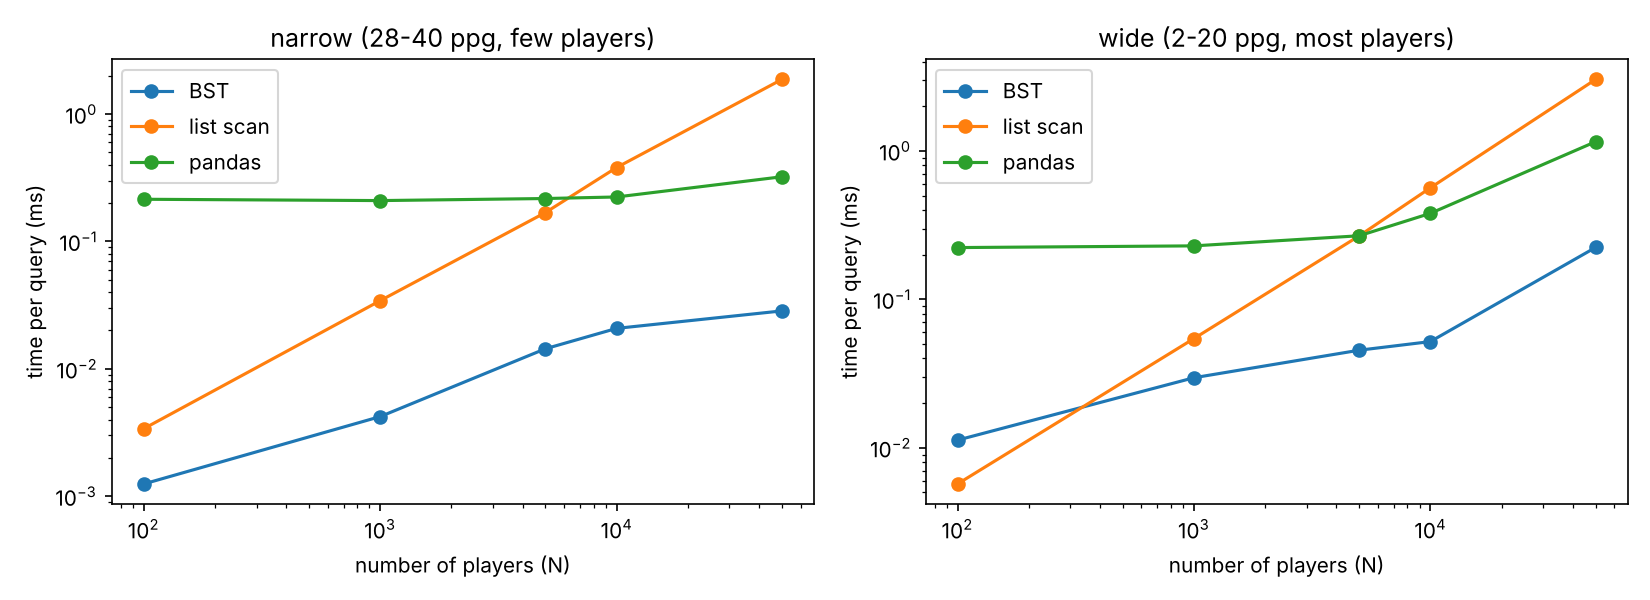

Recreate this plot in Python.
"""Bootstrap benchmark: BST range query vs. list scan vs. pandas filter.

Run with:  python3 benchmark.py
Prints a table of times and saves benchmark.png.
"""

import random
import time

import matplotlib
matplotlib.use("Agg")               # draw to a file, no window needed
import matplotlib.pyplot as plt
import pandas as pd

from player_bst import PlayerBST

SIZES = [100, 1000, 5000, 10000, 50000]   # number of players to test
REPEATS = 50                              # run each query this many times
QUERIES = {"narrow (28-40 ppg, few players)": (28.0, 40.0),
           "wide (2-20 ppg, most players)": (2.0, 20.0)}


def make_players(n):
    """Make n fake players. Most score a little, a few score a lot."""
    players = []
    for i in range(n):
        ppg = min(round(random.expovariate(1 / 8), 1), 40.0)
        players.append({"name": f"Player{i}", "ppg": ppg})
    return players


def average_time(function):
    """Call function REPEATS times; return the average time in milliseconds."""
    start = time.perf_counter()
    for _ in range(REPEATS):
        function()
    return (time.perf_counter() - start) / REPEATS * 1000


def main():
    random.seed(20312)
    # times[query name][method name] = list of times, one per size
    times = {q: {"BST": [], "list scan": [], "pandas": []} for q in QUERIES}

    for n in SIZES:
        players = make_players(n)

        # Build the three structures from the same players.
        tree = PlayerBST()
        for player in players:
            tree.insert(player["ppg"], player)
        frame = pd.DataFrame(players)

        print(f"\nN = {n}  (tree height {tree.height()})")
        for name, (lo, hi) in QUERIES.items():
            # The three ways to answer "who has lo <= ppg <= hi?"
            def use_bst():
                return tree.range_query(lo, hi)

            def use_list():
                return [p for p in players if lo <= p["ppg"] <= hi]

            def use_pandas():
                return frame[(frame["ppg"] >= lo) & (frame["ppg"] <= hi)]

            # All three must find the same number of players.
            k = len(use_bst())
            assert k == len(use_list()) == len(use_pandas())

            print(f"  {name}: K = {k}")
            for method, function in [("BST", use_bst),
                                     ("list scan", use_list),
                                     ("pandas", use_pandas)]:
                ms = average_time(function)
                times[name][method].append(ms)
                print(f"    {method:10s} {ms:8.4f} ms")

    # One chart per query, time against N.
    figure, axes = plt.subplots(1, 2, figsize=(11, 4))
    for axis, name in zip(axes, QUERIES):
        for method, values in times[name].items():
            axis.plot(SIZES, values, marker="o", label=method)
        axis.set_title(name)
        axis.set_xlabel("number of players (N)")
        axis.set_ylabel("time per query (ms)")
        axis.set_xscale("log")
        axis.set_yscale("log")
        axis.legend()
    figure.tight_layout()
    figure.savefig("benchmark.png", dpi=150)
    print("\nSaved benchmark.png")


if __name__ == "__main__":
    main()
